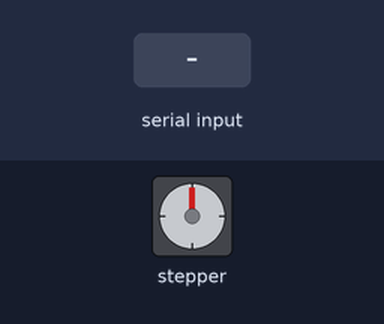
Simulated run of this sketch. Board: Arduino Uno, built with avr-gcc and run on an emulated ATmega328P. Shown: stepper motor. The test bench sets the inputs (shaded band). Stepper angles assume 200 steps per turn.

Above: at 1.2 s.
1.3 s: "TURN_ON_MOTOR\n" received over Serial
At 1.46 s:
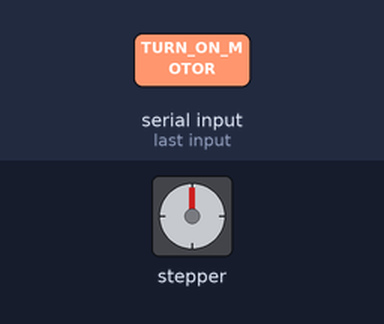
At 2.07 s:
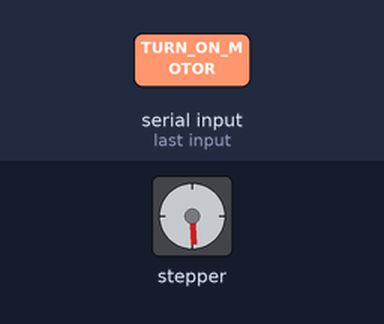
Timing chart, 0 to 19.3 s (numbered marks = the images above; inputs shaded):
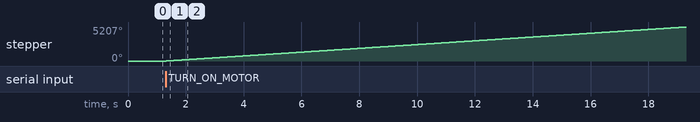

The sketch:

arduino_waits_for_esp_signal_run_motor.ino
```cpp
#include <Stepper.h>

// Define the number of steps per revolution for your motor
#define STEPS_PER_REV 200

// Create an instance of the Stepper class
Stepper stepper(STEPS_PER_REV, 8, 9, 10, 11); // Adjust pins as needed

void setup() {
  Serial.begin(9600); // Start serial communication at 9600 baud
  stepper.setSpeed(60); // Set the speed of the motor (in RPM)
}

void loop() {
  if (Serial.available() > 0) {
    String command = Serial.readStringUntil('\n'); // Read the incoming message

    if (command == "TURN_ON_MOTOR") {
      // Turn on the stepper motor
      while (1) { // Keep the motor running
        stepper.step(1); // Move one step at a time
        delay(1); // Adjust speed as needed
      }
    }
  }
}
```

Measured:
- after the input at 1.3 s, stepper: keeps turning clockwise at about 290°/s, starting at once
